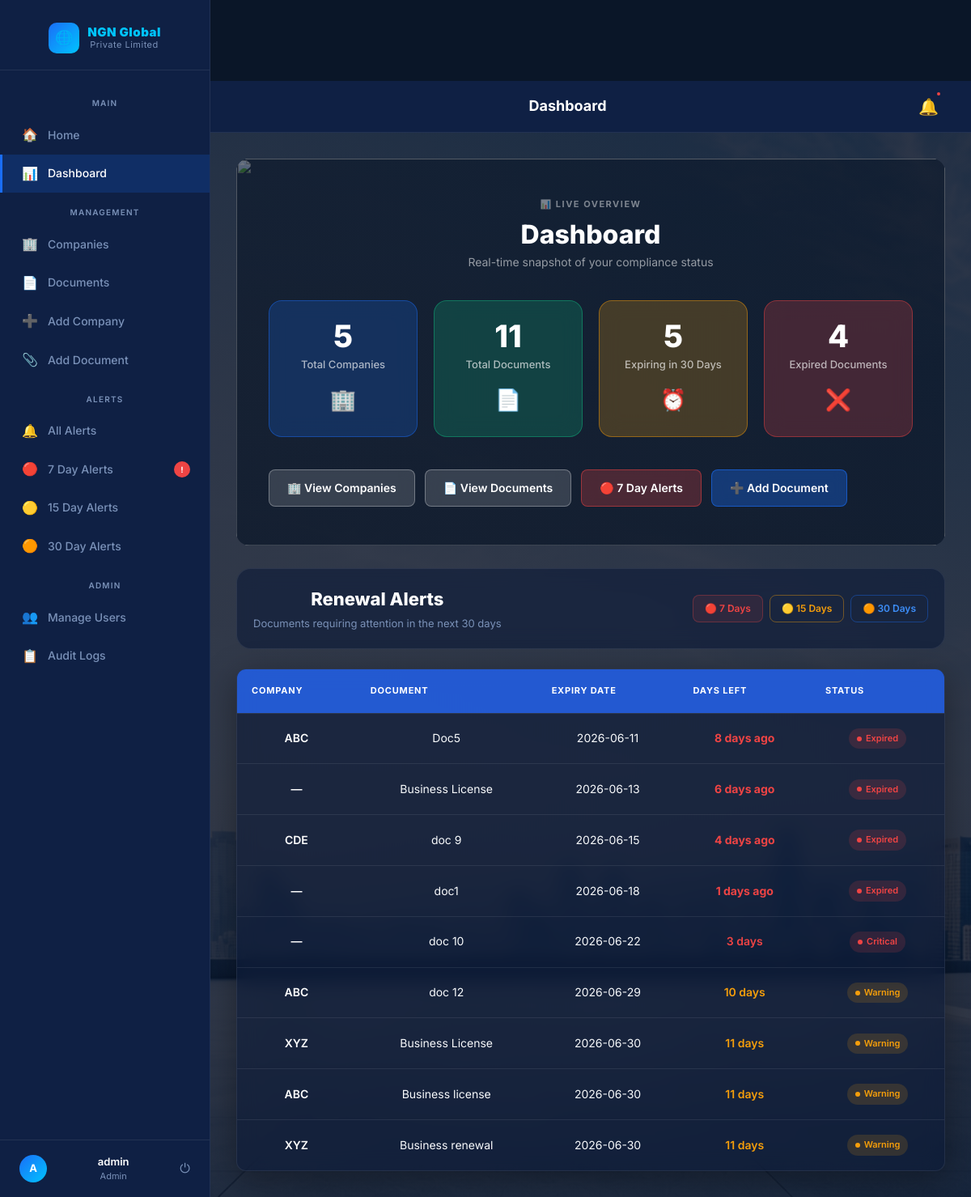
The app's page /dashboard (signed in) with its own data.
### tables this page shows
CREATE TABLE documents (
    id INTEGER PRIMARY KEY AUTOINCREMENT,
    company_id INTEGER,
    document_name TEXT,
    issue_date TEXT,
    expiry_date TEXT,
    reminder_days INTEGER, firewall_vendor TEXT, firewall_model TEXT, serial_number TEXT, license_type TEXT, renewal_cost TEXT, renewal_period TEXT, support_level TEXT, status TEXT DEFAULT Active,
    FOREIGN KEY(company_id) REFERENCES companies(id)
);

CREATE TABLE companies (
    id INTEGER PRIMARY KEY AUTOINCREMENT,
    company_name TEXT NOT NULL,
    registration_number TEXT,
    address TEXT,
    contact_person TEXT,
    phone TEXT,
    email TEXT
);

### app.py (the view)
@app.route('/dashboard')
def dashboard():
    conn = sqlite3.connect('company.db')
    conn.row_factory = sqlite3.Row
    total_companies = conn.execute(
        "SELECT COUNT(*) FROM companies"
    ).fetchone()[0]
    documents = conn.execute(
        "SELECT * FROM documents"
    ).fetchall()
    conn.close()
    alerts = get_renewal_alerts()
    today = datetime.today().date()
    expired_count  = 0
    expiring_count = 0
    for doc in documents:
        if not doc['expiry_date']:
            continue
        try:
            expiry_date = datetime.strptime(
                doc['expiry_date'], '%Y-%m-%d'
            ).date()
        except (ValueError, TypeError):
            continue
        days_left = (expiry_date - today).days
        if days_left < 0:
            expired_count += 1
        elif days_left <= 30:
            expiring_count += 1
    total_documents = len(documents)
    return render_template(
        'dashboard.html',
        alerts=alerts,
        total_companies=total_companies,
        total_documents=total_documents,
        expiring_count=expiring_count,
        expired_count=expired_count
    )

### templates/dashboard.html (shortened to what this page needs)
{% extends 'base.html' %}
{% block topbar_title %}Dashboard{% endblock %}
{% block content %}
<div style="
  position: relative;
  border-radius: 16px;
  overflow: hidden;
  margin-bottom: 28px;
  min-height: 420px;
  display: flex;
  flex-direction: column;
  justify-content: center;
">
  <img src="{{ url_for('static', filename='images/Dashboard.webp') }}"
    style="position:absolute;inset:0;width:100%;height:100%;object-fit:cover;object-position:center;z-index:0;"/>
  <div style="position:absolute;inset:0;background:linear-gradient(180deg,rgba(10,22,40,0.60) 0%,rgba(10,22,40,0.72) 100%);z-index:1;"></div>
  <div style="position:relative;z-index:2;padding:48px 40px;">
    <div style="margin-bottom:36px;">
      <div style="font-size:11px;font-weight:700;letter-spacing:1.5px;text-transform:uppercase;color:rgba(255,255,255,0.45);margin-bottom:10px;">
        📊 Live Overview
      </div>
      <div style="font-size:32px;font-weight:800;color:#ffffff;line-height:1.1;">
        Dashboard
      </div>
      <div style="font-size:14px;color:rgba(255,255,255,0.55);margin-top:6px;">
        Real-time snapshot of your compliance status
      </div>
    </div>
    <div style="display:grid;grid-template-columns:repeat(4,1fr);gap:20px;margin-bottom:40px;">
      <div style="background:rgba(26,110,247,0.22);border:1px solid rgba(26,110,247,0.45);border-radius:16px;padding:24px 26px;backdrop-filter:blur(12px);">
        <div style="font-size:38px;font-weight:800;color:#ffffff;line-height:1;">{{ total_companies }}</div>
        <div style="font-size:13px;color:rgba(255,255,255,0.65);margin-top:6px;font-weight:500;">Total Companies</div>
        <div style="font-size:26px;margin-top:12px;">🏢</div>
      </div>
      <div style="background:rgba(16,185,129,0.22);border:1px solid rgba(16,185,129,0.45);border-radius:16px;padding:24px 26px;backdrop-filter:blur(12px);">
        <div style="font-size:38px;font-weight:800;color:#ffffff;line-height:1;">{{ total_documents }}</div>
        <div style="font-size:13px;color:rgba(255,255,255,0.65);margin-top:6px;font-weight:500;">Total Documents</div>
        <div style="font-size:26px;margin-top:12px;">📄</div>
      </div>
      <div style="background:rgba(245,158,11,0.22);border:1px solid rgba(245,158,11,0.45);border-radius:16px;padding:24px 26px;backdrop-filter:blur(12px);">
        <div style="font-size:38px;font-weight:800;color:#ffffff;line-height:1;">{{ expiring_count }}</div>
        <div style="font-size:13px;color:rgba(255,255,255,0.65);margin-top:6px;font-weight:500;">Expiring in 30 Days</div>
        <div style="font-size:26px;margin-top:12px;">⏰</div>
      </div>
      <div style="background:rgba(239,68,68,0.22);border:1px solid rgba(239,68,68,0.45);border-radius:16px;padding:24px 26px;backdrop-filter:blur(12px);">
        <div style="font-size:38px;font-weight:800;color:#ffffff;line-height:1;">{{ expired_count }}</div>
        <div style="font-size:13px;color:rgba(255,255,255,0.65);margin-top:6px;font-weight:500;">Expired Documents</div>
        <div style="font-size:26px;margin-top:12px;">❌</div>
      </div>
    </div>
    <div style="display:flex;gap:12px;flex-wrap:wrap;">
      <a href="/companies" style="display:inline-flex;align-items:center;gap:8px;padding:11px 22px;background:rgba(255,255,255,0.15);border:1px solid rgba(255,255,255,0.3);border-radius:8px;color:#fff;font-size:14px;font-weight:600;text-decoration:none;backdrop-filter:blur(8px);transition:all 0.2s;">
        🏢 View Companies
      </a>
      <a href="/documents" style="display:inline-flex;align-items:center;gap:8px;padding:11px 22px;background:rgba(255,255,255,0.15);border:1px solid rgba(255,255,255,0.3);border-radius:8px;color:#fff;font-size:14px;font-weight:600;text-decoration:none;backdrop-filter:blur(8px);transition:all 0.2s;">
        📄 View Documents
      </a>
      <a href="/alerts/7" style="display:inline-flex;align-items:center;gap:8px;padding:11px 22px;background:rgba(239,68,68,0.25);border:1px solid rgba(239,68,68,0.5);border-radius:8px;color:#fff;font-size:14px;font-weight:600;text-decoration:none;backdrop-filter:blur(8px);transition:all 0.2s;">
        🔴 7 Day Alerts
      </a>
      <a href="/add-document" style="display:inline-flex;align-items:center;gap:8px;padding:11px 22px;background:rgba(26,110,247,0.35);border:1px solid rgba(26,110,247,0.6);border-radius:8px;color:#fff;font-size:14px;font-weight:600;text-decoration:none;backdrop-filter:blur(8px);transition:all 0.2s;">
        ➕ Add Document
      </a>
    </div>
  </div>
</div>
<div class="page-header">
  <div>
    <h1>Renewal Alerts</h1>
    <p>Documents requiring attention in the next 30 days</p>
  </div>
  <div style="display:flex;gap:8px">
    <a href="/alerts/7"  class="btn btn-danger btn-sm">🔴 7 Days</a>
    <a href="/alerts/15" class="btn btn-sm btn-outline" style="border-color:rgba(245,158,11,0.4);color:var(--yellow)">🟡 15 Days</a>
    <a href="/alerts/30" class="btn btn-sm btn-outline" style="border-color:rgba(26,110,247,0.4);color:var(--blue-light)">🟠 30 Days</a>
  </div>
</div>
{% if alerts %}
<div class="table-wrap">
  <table>
    <thead>
      <tr>
        <th>Company</th>
        <th>Document</th>
        <th>Expiry Date</th>
        <th>Days Left</th>
        <th>Status</th>
      </tr>
    </thead>
    <tbody>
      {% for alert in alerts %}
      <tr>
        <td><span class="company-name">{{ alert.company_name }}</span></td>
        <td>{{ alert.document_name }}</td>
        <td>{{ alert.expiry_date }}</td>
        <td>
          {% if alert.days_left < 0 %}
            <span style="color:var(--red);font-weight:700">{{ alert.days_left|abs }} days ago</span>
          {% else %}
            <span style="color:{% if alert.days_left <= 7 %}var(--red){% elif alert.days_left <= 15 %}var(--yellow){% else %}var(--text){% endif %};font-weight:600">{{ alert.days_left }} days</span>
          {% endif %}
        </td>
        <td>
          {% if alert.days_left < 0 %}
            <span class="badge badge-expired">Expired</span>
          {% elif alert.days_left <= 7 %}
            <span class="badge badge-expired">Critical</span>
          {% elif alert.days_left <= 15 %}
            <span class="badge badge-expiring">Warning</span>
          {% else %}
            <span class="badge badge-expiring">Expiring Soon</span>
          {% endif %}
        </td>
      </tr>
      {% endfor %}
    </tbody>
  </table>
</div>
{% endif %}
{% endblock %}

### static/css/style.css (style rules this page uses)
body { font-family: 'Inter', sans-serif; background:#f4f7fc; }
body { font-family: Arial; text-align:center; margin-top:100px; }
h1 { color:blue; }
* { box-sizing: border-box; margin: 0; padding: 0; }
body { font-family: 'Inter', sans-serif; background: #f5f7fa; }
.page-header { display:flex; justify-content:space-between; align-items:center; margin-bottom:25px; }
.page-header { margin-bottom: 25px; }
.page-header h1 { font-size: 38px; font-weight: 700; color: #1e293b; }
.page-header p { color: #64748b; }
.page-header { background:rgba(10,25,55,0.55); backdrop-filter:blur(12px); border-radius:18px; padding:20px; border:1px solid rgba(255,255,255,0.08); }
.table-wrap { background:rgba(10,25,55,0.55); backdrop-filter:blur(12px); border-radius:20px; overflow:hidden; border:1px solid rgba(255,255,255,0.08); box-shadow:0 10px 40px rgba(0,0,0,.35); }
.table-wrap table { width:100%; border-collapse:collapse; }
.table-wrap thead { background:rgba(37,99,235,.85); }
.table-wrap th { color:white; padding:18px; }
.table-wrap td { color:white; padding:18px; border-top:1px solid rgba(255,255,255,.08); }
.company-name { color:white; font-weight:700; }

### templates/base.html (style rules this page uses)
*, *::before, *::after { box-sizing: border-box; margin: 0; padding: 0; }
:root { --navy: #0a1628; --navy-mid: #0f2044; --navy-card: #112255; --navy-light:#1a3066; --blue: #1a6ef7; --blue-light:#3d8ef8; --blue-glow: rgba(26,110,247,0.18); --cyan: #00c4ff; --white: #ffffff; --text: #cdd8f0; --muted: #7a91b8; --border: rgba(255,255,255,0.08); --red: #ef4444; --yellow: #f59e0b; --green: #10b981; --radius: 12px; --radius-sm: 8px; --shadow: 0 4px 24px rgba(0,0,0,0.4); }
html, body { height: 100%; font-family: 'Inter', sans-serif; background: var(--navy); color: var(--white); line-height: 1.6; }
a { color: inherit; text-decoration: none; }
.page-header { background:rgba(10,25,55,0.55); backdrop-filter:blur(12px); border-radius:18px; padding:20px; border:1px solid rgba(255,255,255,.08); }
.table-wrap { background:rgba(10,25,55,.55); backdrop-filter:blur(12px); border-radius:20px; overflow:hidden; border:1px solid rgba(255,255,255,.08); box-shadow:0 10px 40px rgba(0,0,0,.35); }
.table-wrap thead { background:rgba(37,99,235,.85); }
.table-wrap th { color:white; }
.table-wrap td { color:#f8fafc; }
.btn { display: inline-flex; align-items: center; gap: 8px; padding: 10px 20px; font-size: 14px; font-weight: 600; border-radius: var(--radius-sm); border: none; cursor: pointer; transition: all 0.2s; white-space: nowrap; }
.btn-outline { background: transparent; border: 1px solid var(--border); color: var(--text); }
.btn-danger { background: rgba(239,68,68,0.1); border: 1px solid rgba(239,68,68,0.3); color: var(--red); }
.btn-sm { padding: 6px 14px; font-size: 12px; }
.table-wrap { overflow-x: auto; border-radius: var(--radius); border: 1px solid var(--border); }
table { width: 100%; border-collapse: collapse; font-size: 14px; }
thead { background: var(--navy-light); }
thead th { padding: 14px 18px; text-align: left; font-size: 11px; font-weight: 700; letter-spacing: 0.8px; text-transform: uppercase; color: var(--muted); border-bottom: 1px solid var(--border); }
tbody tr { border-bottom: 1px solid var(--border); transition: background 0.15s; }
tbody tr:last-child { border-bottom: none; }
tbody td { padding: 14px 18px; color: var(--text); vertical-align: middle; }
td .company-name { color: var(--white); font-weight: 600; }
.badge { display: inline-flex; align-items: center; gap: 5px; padding: 4px 10px; font-size: 11px; font-weight: 600; border-radius: 20px; }
.badge::before { content:''; width:6px; height:6px; border-radius:50%; }
.badge-expiring { background:rgba(245,158,11,0.15); color:var(--yellow); }
.badge-expiring::before { background:var(--yellow); }
.badge-expired { background:rgba(239,68,68,0.15); color:var(--red); }
.badge-expired::before { background:var(--red); }
.page-header { display: flex; align-items: center; justify-content: space-between; margin-bottom: 24px; }
.page-header h1 { font-size: 22px; font-weight: 800; color: var(--white); }
.page-header p { font-size: 13px; color: var(--muted); margin-top: 2px; }

### records on screen
documents: company_name "ABC", document_name "Doc5", expiry_date "2026-06-11", days_left|abs "8", shows "Expired"
documents: company_name "—", document_name "Business License", expiry_date "2026-06-13", days_left|abs "6", shows "Expired"
documents: company_name "CDE", document_name "doc 9", expiry_date "2026-06-15", days_left|abs "4", shows "Expired"
documents: company_name "—", document_name "doc1", expiry_date "2026-06-18", days_left|abs "1", shows "Expired"
documents: company_name "—", document_name "doc 10", expiry_date "2026-06-22", days_left "3", shows "Critical"
documents: company_name "ABC", document_name "doc 12", expiry_date "2026-06-29", days_left "10", shows "Warning"
documents: company_name "XYZ", document_name "Business License", expiry_date "2026-06-30", days_left "11", shows "Warning"
documents: company_name "ABC", document_name "Business license", expiry_date "2026-06-30", days_left "11", shows "Warning"
documents: company_name "XYZ", document_name "Business renewal", expiry_date "2026-06-30", days_left "11", shows "Warning"

### other values on screen
{{ session.get('username', 'U')[0]|upper }} "A"
{{ session.get('username', 'User') }} "admin"
{{ session.get('role', 'staff') }} "Admin"
{{ total_companies }} "5"
{{ total_documents }} "11"
{{ expiring_count }} "5"
{{ expired_count }} "4"
